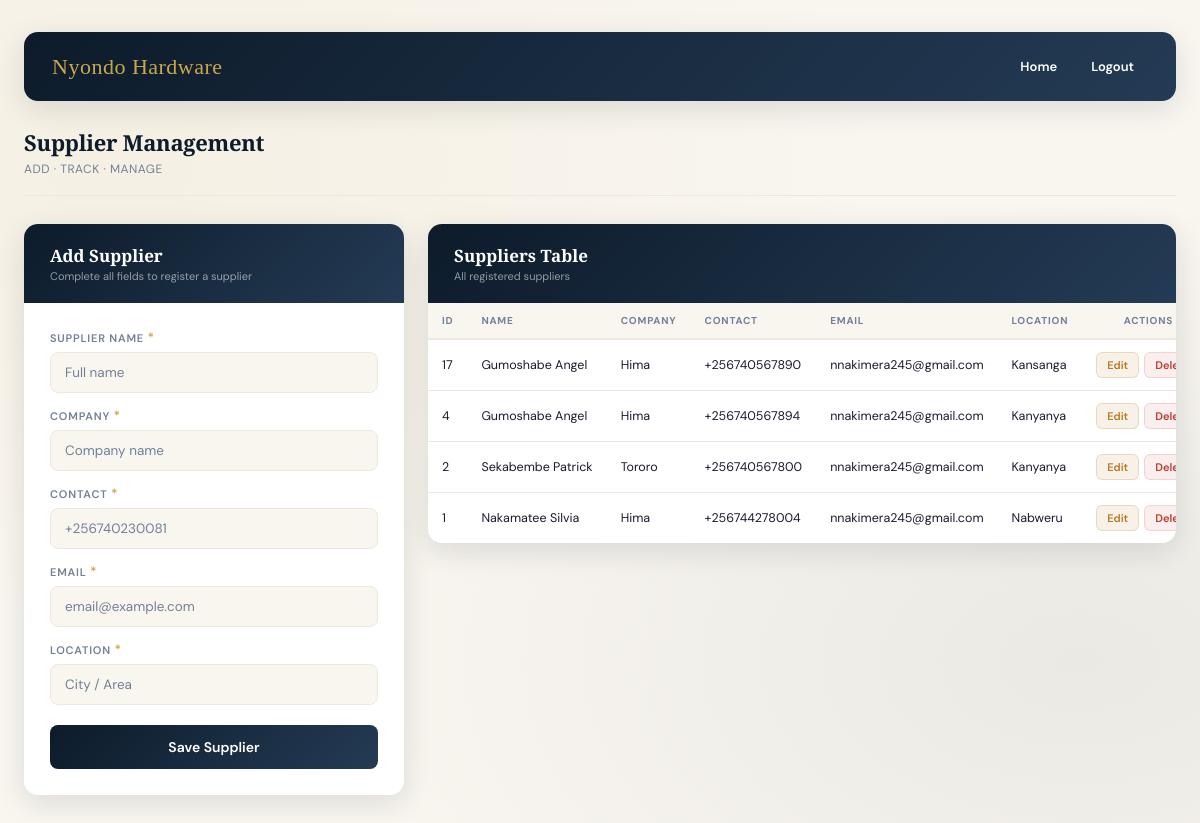
The page /supplier/ (signed in) on the database as committed earlier.
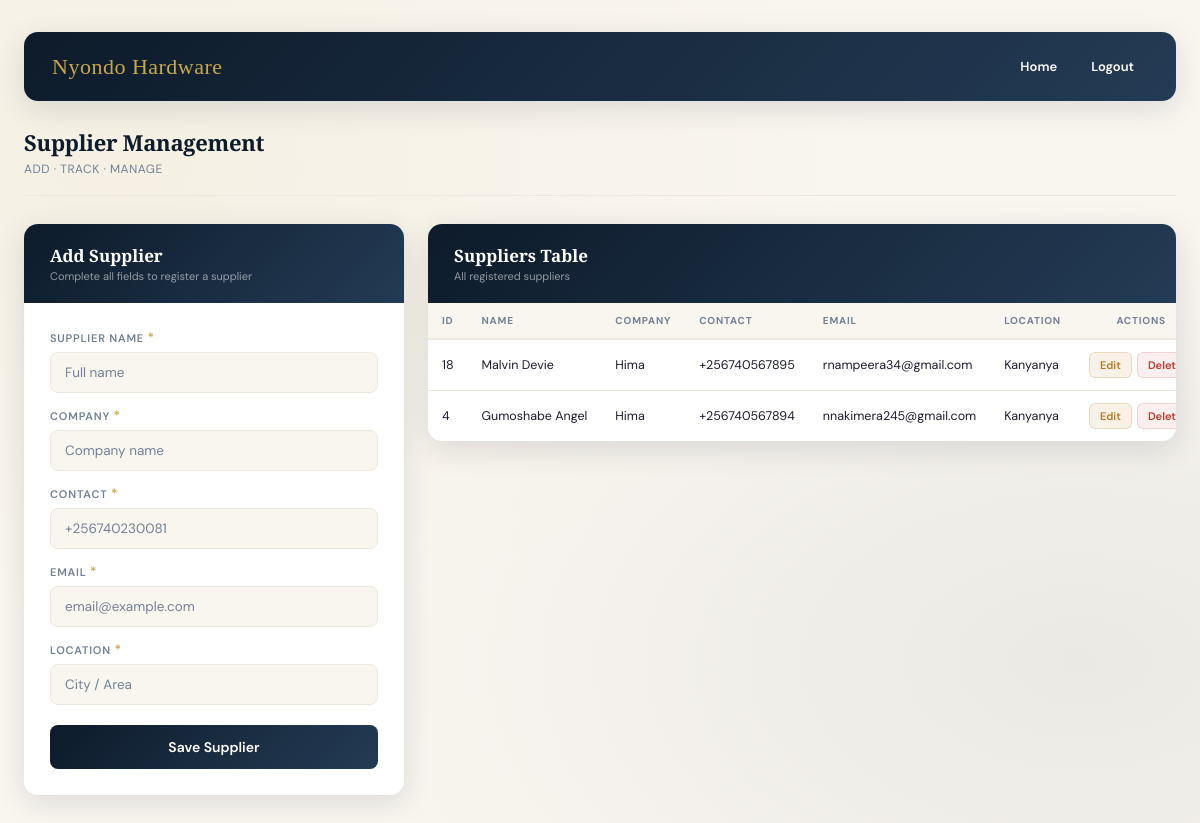
The same page on the database as committed later.
### hardwareapp/models.py (models this page shows, shortened)
class Supplier(models.Model):
    supplier_name = models.CharField(max_length=100)
    company = models.CharField(max_length=100)
    contact = models.CharField(max_length=13, blank=True, null=True)
    email = models.EmailField()
    location = models.CharField(max_length=100)
    created_at = models.DateTimeField(auto_now_add=True)
    updated_at = models.DateTimeField(auto_now=True)

### hardwareapp/views.py (the view, shortened to what this page needs)
# urls.py: path('supplier/', views.suppliers, name='supplier'),
@login_required
def suppliers(request):
    errors = {}
    suppliers = Supplier.objects.all().order_by("-id")
    return render(request, "suppliers.html", {
        "suppliers": suppliers,
        "errors": errors
    })

### hardwareapp/templates/suppliers.html (shortened to what this page needs)
{% load static %}
<!doctype html>
<html lang="en">
  <head>
  </head>
  <body>
    <nav class="top-nav">
      <div class="nav-logo">Nyondo Hardware</div>
      <div class="nav-links">
        <a href="{% url 'index' %}">Home</a>
        <a
          href="{% url 'logout' %}"
          onclick="return confirm('Are you sure you want to log out?');"
        >
          Logout
        </a>
      </div>
    </nav>
    <div class="page-header">
      <h1>Supplier Management</h1>
      <p>Add &middot; Track &middot; Manage</p>
    </div>
    <div class="layout">
      <div class="card">
        <div class="card-header">
          <h2>Add Supplier</h2>
          <p>Complete all fields to register a supplier</p>
        </div>
        <div class="form-body">
          <form method="POST" novalidate>
            <div class="field-group">
              <label>Supplier Name <span class="req">*</span></label>
              <input
                type="text"
                name="supplier_name"
                placeholder="Full name"
                value="{{ request.POST.supplier_name }}"
                class="{% if errors.supplier_name %}input-error{% endif %}"
              />
            </div>
            <div class="field-group">
              <label>Company <span class="req">*</span></label>
              <input
                type="text"
                name="company"
                placeholder="Company name"
                value="{{ request.POST.company }}"
                class="{% if errors.company %}input-error{% endif %}"
              />
            </div>
            <div class="field-group">
              <label>Contact <span class="req">*</span></label>
              <input
                type="text"
                name="contact"
                placeholder="+256740230081"
                value="{{ request.POST.contact }}"
                class="{% if errors.contact %}input-error{% endif %}"
                minlength="13"
                maxlength="13"
              />
            </div>
            <div class="field-group">
              <label>Email <span class="req">*</span></label>
              <input
                type="text"
                name="email"
                placeholder="email@example.com"
                value="{{ request.POST.email }}"
                class="{% if errors.email %}input-error{% endif %}"
              />
            </div>
            <div class="field-group">
              <label>Location <span class="req">*</span></label>
              <input
                type="text"
                name="location"
                placeholder="City / Area"
                value="{{ request.POST.location }}"
                class="{% if errors.location %}input-error{% endif %}"
              />
            </div>
            <button type="submit" class="btn-submit">Save Supplier</button>
          </form>
        </div>
      </div>
      <div class="card">
        <div class="card-header">
          <h2>Suppliers Table</h2>
          <p>All registered suppliers</p>
        </div>
        <div class="table-wrapper">
          <table>
            <thead>
              <tr>
                <th>ID</th>
                <th>Name</th>
                <th>Company</th>
                <th>Contact</th>
                <th>Email</th>
                <th>Location</th>
                <th>Actions</th>
              </tr>
            </thead>
            <tbody>
              {% for supplier in suppliers %}
              <tr>
                <td>{{ supplier.id }}</td>
                <td>{{ supplier.supplier_name }}</td>
                <td>{{ supplier.company }}</td>
                <td>{{ supplier.contact }}</td>
                <td>{{ supplier.email }}</td>
                <td>{{ supplier.location }}</td>
                <td>
                  <div class="actions">
                    <a
                      href="{% url 'edit_supplier' supplier.id %}"
                      class="action-btn btn-edit"
                      >Edit</a
                    >
                    <a
                      href="{% url 'delete_supplier' supplier.id %}"
                      class="action-btn btn-delete"
                      onclick="
                        return confirm(
                          'Are you sure you want to delete this supplier? This action cannot be undone!',
                        );
                      "
                    >
                      Delete
                    </a>
                  </div>
                </td>
              </tr>
              {% endfor %}
            </tbody>
          </table>
        </div>
      </div>
    </div>
  </body>
</html>

### hardwareapp/templates/suppliers.html (style rules this page uses)
:root { --navy: #0d1b2a; --navy-mid: #1a2e45; --navy-light: #243b55; --gold: #c9a84c; --gold-light: #e8c97a; --cream: #f9f6f0; --cream-dark: #ede8df; --text-dark: #1a1a2e; --text-mid: #4a5568; --text-light: #718096; --white: #ffffff; --danger: #c0392b; --warn: #b7791f; --shadow-md: 0 8px 30px rgba(13, 27, 42, 0.12); --radius: 14px; --radius-sm: 8px; }
*, *::before, *::after { margin: 0; padding: 0; box-sizing: border-box; }
body { font-family: "DM Sans", sans-serif; background: var(--cream); background-image: radial-gradient( ellipse at 10% 20%, rgba(201, 168, 76, 0.08) 0%, transparent 50% ), radial-gradient( ellipse at 90% 80%, rgba(13, 27, 42, 0.06) 0%, transparent 50% ); min-height: 100vh; padding: 32px 24px; color: var(--text-dark); }
.top-nav { background: linear-gradient( 135deg, var(--navy) 0%, var(--navy-light) 100% ); padding: 18px 28px; border-radius: var(--radius); margin-bottom: 26px; display: flex; justify-content: space-between; align-items: center; flex-wrap: wrap; gap: 12px; box-shadow: var(--shadow-md); }
.nav-logo { font-family: "Playfair Display", serif; font-size: 22px; color: var(--gold); letter-spacing: 0.5px; }
.nav-links { display: flex; align-items: center; flex-wrap: wrap; gap: 6px; }
.nav-links a { text-decoration: none; color: var(--white); padding: 8px 14px; border-radius: var(--radius-sm); font-size: 13px; font-weight: 600; transition: all 0.25s; }
.page-header { margin-bottom: 28px; padding-bottom: 18px; border-bottom: 1px solid var(--cream-dark); }
.page-header h1 { font-family: "Playfair Display", serif; font-size: 22px; color: var(--navy); letter-spacing: -0.3px; }
.page-header p { font-size: 12px; color: var(--text-light); margin-top: 4px; text-transform: uppercase; letter-spacing: 0.5px; }
.layout { display: grid; grid-template-columns: 380px 1fr; gap: 24px; align-items: start; }
.card { background: var(--white); border-radius: var(--radius); box-shadow: var(--shadow-md); overflow: hidden; animation: fadeSlideUp 0.4s ease both; }
.card:nth-child(2) { animation-delay: 0.08s; }
.card-header { background: linear-gradient( 135deg, var(--navy) 0%, var(--navy-light) 100% ); padding: 20px 26px; }
.card-header h2 { font-family: "Playfair Display", serif; font-size: 17px; color: var(--white); }
.card-header p { font-size: 11px; color: rgba(255, 255, 255, 0.55); margin-top: 2px; }
.form-body { padding: 26px; }
.field-group { margin-bottom: 14px; }
.field-group label { display: block; font-size: 11px; font-weight: 600; color: var(--text-light); letter-spacing: 0.8px; text-transform: uppercase; margin-bottom: 6px; }
.field-group label .req { color: var(--gold); font-size: 13px; }
.field-group input { width: 100%; padding: 11px 14px; border: 1.5px solid var(--cream-dark); border-radius: var(--radius-sm); font-size: 13.5px; font-family: "DM Sans", sans-serif; color: var(--text-dark); background: var(--cream); transition: border-color 0.2s, box-shadow 0.2s, background 0.2s; }
.field-group input::placeholder { color: var(--text-light); }
.btn-submit { width: 100%; margin-top: 6px; padding: 13px; background: linear-gradient( 135deg, var(--navy) 0%, var(--navy-light) 100% ); color: var(--white); border: none; border-radius: var(--radius-sm); font-family: "DM Sans", sans-serif; font-size: 14px; font-weight: 600; cursor: pointer; transition: all 0.25s; }
.table-wrapper { overflow-x: auto; }
table { width: 100%; border-collapse: collapse; font-size: 12.5px; }
thead tr { background: var(--cream); border-bottom: 2px solid var(--cream-dark); }
th { padding: 11px 14px; text-align: left; font-size: 10px; font-weight: 700; color: var(--text-light); letter-spacing: 0.8px; text-transform: uppercase; white-space: nowrap; }
th:last-child { text-align: center; }
tbody tr { border-bottom: 1px solid var(--cream-dark); transition: background 0.15s; }
tbody tr:last-child { border-bottom: none; }
td { padding: 12px 14px; color: var(--text-dark); vertical-align: middle; white-space: nowrap; }
.actions { display: flex; gap: 5px; justify-content: center; }
.action-btn { display: inline-flex; align-items: center; padding: 5px 10px; border-radius: 6px; font-size: 11px; font-weight: 600; text-decoration: none; transition: all 0.2s; font-family: "DM Sans", sans-serif; }
.btn-edit { background: rgba(183, 121, 31, 0.1); color: var(--warn); border: 1px solid rgba(183, 121, 31, 0.2); }
.btn-delete { background: rgba(192, 57, 43, 0.08); color: var(--danger); border: 1px solid rgba(192, 57, 43, 0.15); }

Rows that differ between the two databases and show on the page:
removed Supplier: id "17", supplier_name "Gumoshabe Angel", company "Hima", contact "+256740567890", email "nnakimera245@gmail.com", location "Kansanga"
removed Supplier: id "2", supplier_name "Sekabembe Patrick", company "Tororo", contact "+256740567800", email "nnakimera245@gmail.com", location "Kanyanya"
removed Supplier: id "1", supplier_name "Nakamatee Silvia", company "Hima", contact "+256744278004", email "nnakimera245@gmail.com", location "Nabweru"
added Supplier: id "18", supplier_name "Malvin Devie", company "Hima", contact "+256740567895", email "rnampeera34@gmail.com", location "Kanyanya"
